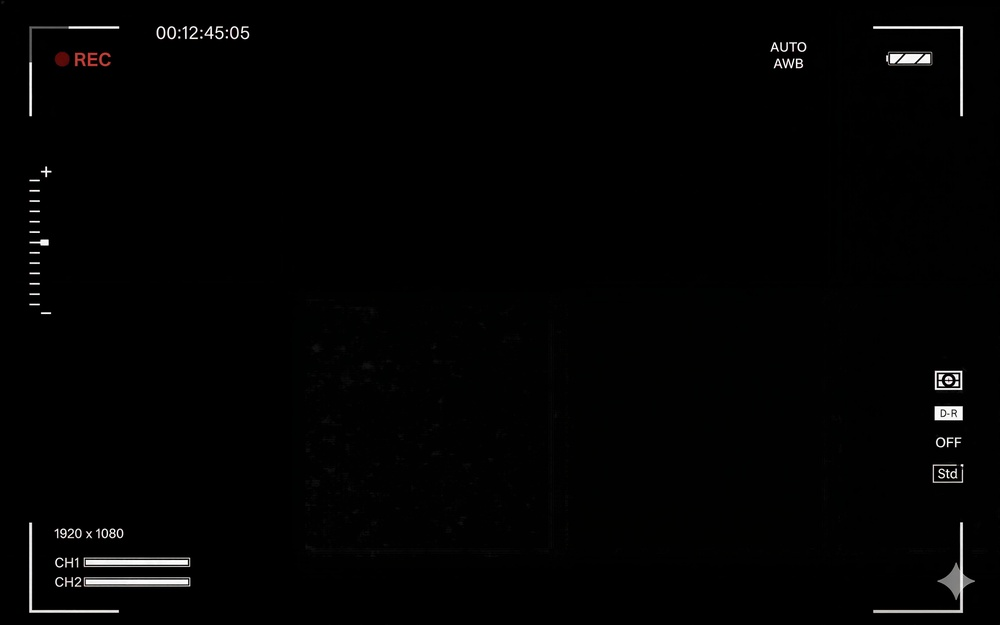
#> input picture TD9/input.jpg, 1000 x 625 px, shrunk from 3276 x 2048 before the run, found by its file name
$ python remvoeblack.py
#> lines starting #> are read from the running program, lines starting #| are printed output that depends on the picture
from PIL import Image

# Input / Output images
input_path = r"C:\Users\moham\Desktop\learning projects\python\TD9\input.jpg"
output_path = r"C:\Users\moham\Desktop\learning projects\python\TD9\output1.png"

# How close to black a pixel must be to remove it (0 = remove only pure black, higher = remove dark tones)
BLACK_THRESHOLD = 20   # Try 20–40 depending on how dark the "black" is

# Open image and convert to RGBA
img = Image.open(input_path).convert("RGBA")
pixels = img.load()

width, height = img.size
#> width = 1000; height = 625

for y in range(height):
    for x in range(width):
        r, g, b, a = pixels[x, y]

        # Check if the pixel is near black
        if r < BLACK_THRESHOLD and g < BLACK_THRESHOLD and b < BLACK_THRESHOLD:
            # Make the pixel transparent (remove it)
            pixels[x, y] = (0, 0, 0, 0)

img.save(output_path, "PNG")
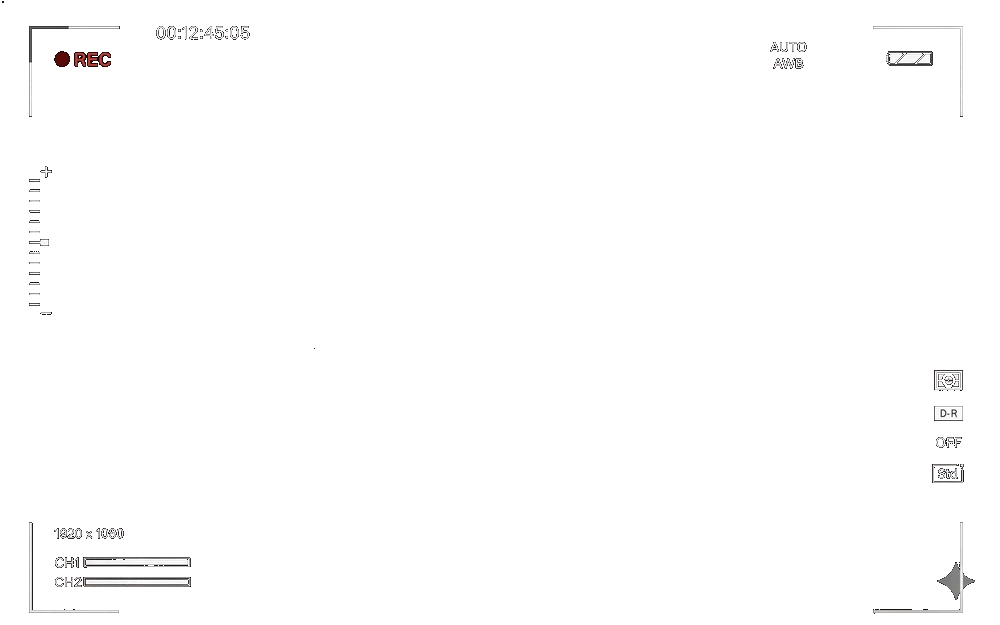
#> saved as output1.png: PIL image 1000x625 RGBA; mean R, G, B, A 2.4, 2.4, 2.4, 3.9; transparent parts drawn white
print("Done! Saved:", output_path)
